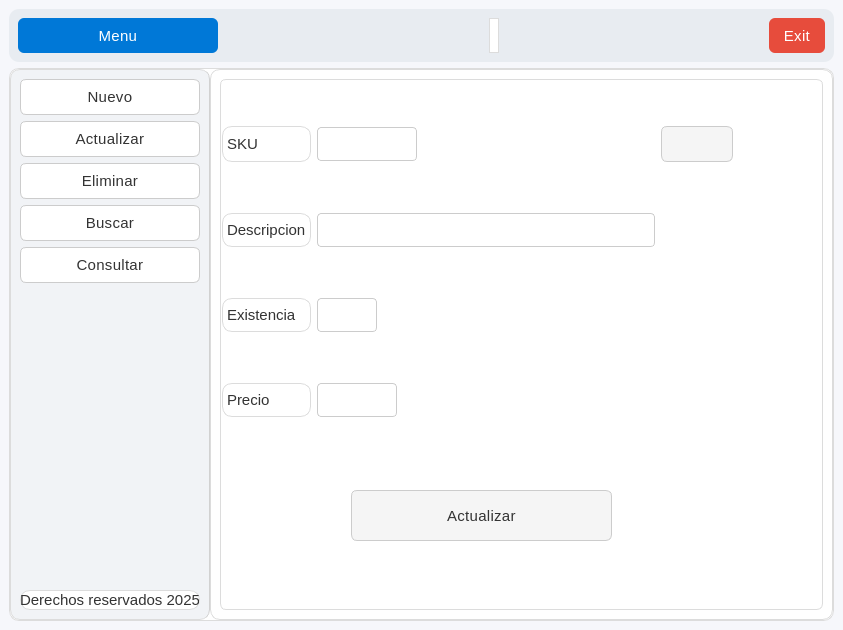
<?xml version="1.0" encoding="UTF-8"?>
<ui version="4.0">
 <class>MainWindow</class>
 <widget class="QMainWindow" name="MainWindow">
  <property name="geometry">
   <rect>
    <x>0</x>
    <y>0</y>
    <width>843</width>
    <height>630</height>
   </rect>
  </property>
  <property name="windowTitle">
   <string>MainWindow</string>
  </property>
  <property name="styleSheet">
   <string notr="true">/* === Estilo general === */
QMainWindow {
    background-color: #f6f7fb;
    color: #333333;
    font-family: &quot;Segoe UI Variable&quot;, &quot;Roboto&quot;, &quot;Open Sans&quot;, sans-serif;
    font-size: 16px;
    font-weight: 300; /* Más delgada */
}

/* === Frames === */
QFrame {
    background-color: #ffffff;
    border-radius: 10px;
    border: 1px solid #dcdcdc;
}

/* Barra superior */
#frame_superior {
    background-color: #e8ecf1;
    border: none;
}

/* Panel lateral */
#frame_lateral {
    background-color: #f1f3f6;
    border-right: 1px solid #d1d1d1;
}

/* Área principal */
#frame_paginas {
    background-color: #ffffff;
}

/* === Botones === */
QPushButton {
    background-color: #f5f5f5;
    color: #333333;
    border: 1px solid #cccccc;
    border-radius: 6px;
    padding: 8px 14px;
    font-weight: 400;
    font-size: 15px;
    letter-spacing: 0.3px;
}

QPushButton:hover {
    background-color: #0078d7;
    color: #ffffff;
    border: 1px solid #0078d7;
}

QPushButton:pressed {
    background-color: #005a9e;
    color: #ffffff;
    border: 1px solid #005a9e;
}

/* Botón principal (Menú) */
#boton_menu {
    background-color: #0078d7;
    color: white;
    border: none;
    font-weight: 400;
}
#boton_menu:hover {
    background-color: #006cbe;
}
#boton_menu:pressed {
    background-color: #005a9e;
}

/* Botón salir */
#boton_salir {
    background-color: #e74c3c;
    color: white;
    border: none;
}
#boton_salir:hover {
    background-color: #c0392b;
}
#boton_salir:pressed {
    background-color: #a93226;
}

/* === Campos de texto === */
QLineEdit {
    background-color: #ffffff;
    color: #333333;
    border: 1px solid #cccccc;
    border-radius: 4px;
    padding: 6px 8px;
    font-size: 15px;
    font-weight: 300;
}

QLineEdit:focus {
    border: 1px solid #0078d7;
    background-color: #f9fcff;
}

/* === Labels === */
QLabel {
    color: #333333;
    font-weight: 300;
    font-size: 15px;
}

/* Label inferior o secundario */
#label {
    color: #666666;
    font-size: 13px;
    font-style: italic;
}

/* === Stacked Widget === */
QStackedWidget {
    background-color: #ffffff;
    border: 1px solid #dcdcdc;
    border-radius: 6px;
}

/* === Scrollbars === */
QScrollBar:vertical {
    border: none;
    background: #f0f0f0;
    width: 10px;
    border-radius: 4px;
}
QScrollBar::handle:vertical {
    background: #cccccc;
    min-height: 20px;
    border-radius: 4px;
}
QScrollBar::handle:vertical:hover {
    background: #0078d7;
}
QScrollBar::add-line:vertical,
QScrollBar::sub-line:vertical {
    height: 0;
}

/* === Layouts === */
QVBoxLayout, QHBoxLayout {
    spacing: 10px;
}

/* === Botones laterales === */
#boton_agregar, #boton_buscar, #boton_actualizar, #boton_eliminar, #boton_consultar {
    background-color: #ffffff;
    border: 1px solid #cccccc;
    color: #333333;
    font-weight: 400;
    font-size: 15px;
}

#boton_agregar:hover, 
#boton_buscar:hover, 
#boton_actualizar:hover, 
#boton_eliminar:hover,
#boton_consultar:hover {
    background-color: #e8f0fe;
    border: 1px solid #0078d7;
    color: #0078d7;
}

#boton_agregar:pressed, 
#boton_buscar:pressed, 
#boton_actualizar:pressed, 
#boton_eliminar:pressed ,
#boton_consultar:pressed{
    background-color: #cce0ff;
}

/* === Tooltips === */
QToolTip {
    background-color: #ffffff;
    color: #333333;
    border: 1px solid #0078d7;
    padding: 6px;
    border-radius: 4px;
    font-size: 14px;
}</string>
  </property>
  <widget class="QWidget" name="centralwidget">
   <layout class="QVBoxLayout" name="verticalLayout">
    <item>
     <widget class="QFrame" name="frame_superior">
      <property name="minimumSize">
       <size>
        <width>50</width>
        <height>50</height>
       </size>
      </property>
      <property name="frameShape">
       <enum>QFrame::StyledPanel</enum>
      </property>
      <property name="frameShadow">
       <enum>QFrame::Raised</enum>
      </property>
      <layout class="QHBoxLayout" name="horizontalLayout">
       <item>
        <widget class="QPushButton" name="boton_menu">
         <property name="minimumSize">
          <size>
           <width>200</width>
           <height>35</height>
          </size>
         </property>
         <property name="text">
          <string>Menu</string>
         </property>
         <property name="icon">
          <iconset>
           <normaloff>../resources/imagenes/boton_menu.png</normaloff>../resources/imagenes/boton_menu.png</iconset>
         </property>
         <property name="iconSize">
          <size>
           <width>32</width>
           <height>32</height>
          </size>
         </property>
        </widget>
       </item>
       <item>
        <spacer name="horizontalSpacer">
         <property name="orientation">
          <enum>Qt::Horizontal</enum>
         </property>
         <property name="sizeHint" stdset="0">
          <size>
           <width>195</width>
           <height>20</height>
          </size>
         </property>
        </spacer>
       </item>
       <item>
        <widget class="QLabel" name="label">
         <property name="text">
          <string/>
         </property>
        </widget>
       </item>
       <item>
        <spacer name="horizontalSpacer_2">
         <property name="orientation">
          <enum>Qt::Horizontal</enum>
         </property>
         <property name="sizeHint" stdset="0">
          <size>
           <width>195</width>
           <height>20</height>
          </size>
         </property>
        </spacer>
       </item>
       <item>
        <widget class="QPushButton" name="boton_salir">
         <property name="minimumSize">
          <size>
           <width>0</width>
           <height>35</height>
          </size>
         </property>
         <property name="text">
          <string>Exit</string>
         </property>
         <property name="icon">
          <iconset>
           <normaloff>../resources/imagenes/salir.png</normaloff>../resources/imagenes/salir.png</iconset>
         </property>
         <property name="iconSize">
          <size>
           <width>32</width>
           <height>32</height>
          </size>
         </property>
        </widget>
       </item>
      </layout>
     </widget>
    </item>
    <item>
     <widget class="QFrame" name="frame_central">
      <property name="frameShape">
       <enum>QFrame::StyledPanel</enum>
      </property>
      <property name="frameShadow">
       <enum>QFrame::Raised</enum>
      </property>
      <layout class="QHBoxLayout" name="horizontalLayout_2">
       <property name="spacing">
        <number>0</number>
       </property>
       <property name="leftMargin">
        <number>0</number>
       </property>
       <property name="topMargin">
        <number>0</number>
       </property>
       <property name="rightMargin">
        <number>0</number>
       </property>
       <property name="bottomMargin">
        <number>0</number>
       </property>
       <item>
        <widget class="QFrame" name="frame_lateral">
         <property name="minimumSize">
          <size>
           <width>200</width>
           <height>0</height>
          </size>
         </property>
         <property name="maximumSize">
          <size>
           <width>0</width>
           <height>16777215</height>
          </size>
         </property>
         <property name="frameShape">
          <enum>QFrame::StyledPanel</enum>
         </property>
         <property name="frameShadow">
          <enum>QFrame::Raised</enum>
         </property>
         <layout class="QVBoxLayout" name="verticalLayout_2">
          <item>
           <widget class="QPushButton" name="boton_agregar">
            <property name="text">
             <string>Nuevo</string>
            </property>
            <property name="icon">
             <iconset>
              <normaloff>../resources/imagenes/boton_agregar.png</normaloff>../resources/imagenes/boton_agregar.png</iconset>
            </property>
            <property name="iconSize">
             <size>
              <width>32</width>
              <height>32</height>
             </size>
            </property>
           </widget>
          </item>
          <item>
           <widget class="QPushButton" name="boton_actualizar">
            <property name="text">
             <string>Actualizar</string>
            </property>
            <property name="icon">
             <iconset>
              <normaloff>../resources/imagenes/boton_modificar.png</normaloff>../resources/imagenes/boton_modificar.png</iconset>
            </property>
            <property name="iconSize">
             <size>
              <width>32</width>
              <height>32</height>
             </size>
            </property>
           </widget>
          </item>
          <item>
           <widget class="QPushButton" name="boton_eliminar">
            <property name="text">
             <string>Eliminar</string>
            </property>
            <property name="icon">
             <iconset>
              <normaloff>../resources/imagenes/boton_eliminar.png</normaloff>../resources/imagenes/boton_eliminar.png</iconset>
            </property>
            <property name="iconSize">
             <size>
              <width>32</width>
              <height>32</height>
             </size>
            </property>
           </widget>
          </item>
          <item>
           <widget class="QPushButton" name="boton_buscar">
            <property name="text">
             <string>Buscar</string>
            </property>
            <property name="icon">
             <iconset>
              <normaloff>../resources/imagenes/BUSCAR.png</normaloff>../resources/imagenes/BUSCAR.png</iconset>
            </property>
            <property name="iconSize">
             <size>
              <width>32</width>
              <height>32</height>
             </size>
            </property>
           </widget>
          </item>
          <item>
           <widget class="QPushButton" name="boton_consultar">
            <property name="text">
             <string>Consultar</string>
            </property>
            <property name="icon">
             <iconset>
              <normaloff>../resources/imagenes/boton_consultar.png</normaloff>../resources/imagenes/boton_consultar.png</iconset>
            </property>
            <property name="iconSize">
             <size>
              <width>32</width>
              <height>32</height>
             </size>
            </property>
           </widget>
          </item>
          <item>
           <spacer name="verticalSpacer">
            <property name="orientation">
             <enum>Qt::Vertical</enum>
            </property>
            <property name="sizeHint" stdset="0">
             <size>
              <width>20</width>
              <height>216</height>
             </size>
            </property>
           </spacer>
          </item>
          <item>
           <widget class="QLabel" name="label_mensaje">
            <property name="text">
             <string>Derechos reservados 2025</string>
            </property>
            <property name="alignment">
             <set>Qt::AlignCenter</set>
            </property>
           </widget>
          </item>
         </layout>
        </widget>
       </item>
       <item>
        <widget class="QFrame" name="frame_paginas">
         <property name="frameShape">
          <enum>QFrame::StyledPanel</enum>
         </property>
         <property name="frameShadow">
          <enum>QFrame::Raised</enum>
         </property>
         <layout class="QVBoxLayout" name="verticalLayout_3">
          <item>
           <widget class="QStackedWidget" name="stackedWidget">
            <property name="currentIndex">
             <number>4</number>
            </property>
            <widget class="QWidget" name="page_agregar">
             <widget class="QPushButton" name="accion_agregar">
              <property name="geometry">
               <rect>
                <x>129</x>
                <y>409</y>
                <width>261</width>
                <height>51</height>
               </rect>
              </property>
              <property name="text">
               <string>Guardar</string>
              </property>
              <property name="icon">
               <iconset>
                <normaloff>../resources/imagenes/guardar.png</normaloff>../resources/imagenes/guardar.png</iconset>
              </property>
              <property name="iconSize">
               <size>
                <width>32</width>
                <height>320</height>
               </size>
              </property>
             </widget>
             <widget class="QWidget" name="layoutWidget">
              <property name="geometry">
               <rect>
                <x>0</x>
                <y>0</y>
                <width>511</width>
                <height>381</height>
               </rect>
              </property>
              <layout class="QGridLayout" name="gridLayout">
               <item row="0" column="0">
                <widget class="QLabel" name="label_2">
                 <property name="minimumSize">
                  <size>
                   <width>0</width>
                   <height>0</height>
                  </size>
                 </property>
                 <property name="maximumSize">
                  <size>
                   <width>16777215</width>
                   <height>16777215</height>
                  </size>
                 </property>
                 <property name="text">
                  <string>SKU</string>
                 </property>
                </widget>
               </item>
               <item row="0" column="1">
                <widget class="QLineEdit" name="sku_agregar">
                 <property name="minimumSize">
                  <size>
                   <width>100</width>
                   <height>0</height>
                  </size>
                 </property>
                 <property name="maximumSize">
                  <size>
                   <width>100</width>
                   <height>16777215</height>
                  </size>
                 </property>
                </widget>
               </item>
               <item row="1" column="0">
                <widget class="QLabel" name="label_3">
                 <property name="text">
                  <string>Descripcion</string>
                 </property>
                </widget>
               </item>
               <item row="1" column="1">
                <widget class="QLineEdit" name="descripcion_agregar"/>
               </item>
               <item row="2" column="0">
                <widget class="QLabel" name="label_4">
                 <property name="text">
                  <string>Existencia</string>
                 </property>
                </widget>
               </item>
               <item row="2" column="1">
                <widget class="QLineEdit" name="existencia_agregar">
                 <property name="minimumSize">
                  <size>
                   <width>60</width>
                   <height>0</height>
                  </size>
                 </property>
                 <property name="maximumSize">
                  <size>
                   <width>60</width>
                   <height>16777215</height>
                  </size>
                 </property>
                </widget>
               </item>
               <item row="3" column="0">
                <widget class="QLabel" name="label_5">
                 <property name="text">
                  <string>Precio</string>
                 </property>
                </widget>
               </item>
               <item row="3" column="1">
                <widget class="QLineEdit" name="precio_agregar">
                 <property name="minimumSize">
                  <size>
                   <width>80</width>
                   <height>0</height>
                  </size>
                 </property>
                 <property name="maximumSize">
                  <size>
                   <width>80</width>
                   <height>16777215</height>
                  </size>
                 </property>
                </widget>
               </item>
              </layout>
             </widget>
            </widget>
            <widget class="QWidget" name="page_eliminar">
             <widget class="QPushButton" name="accion_eliminar">
              <property name="geometry">
               <rect>
                <x>129</x>
                <y>409</y>
                <width>261</width>
                <height>51</height>
               </rect>
              </property>
              <property name="text">
               <string>Eliminar</string>
              </property>
              <property name="icon">
               <iconset>
                <normaloff>../resources/imagenes/boton_eliminar.png</normaloff>../resources/imagenes/boton_eliminar.png</iconset>
              </property>
              <property name="iconSize">
               <size>
                <width>32</width>
                <height>320</height>
               </size>
              </property>
             </widget>
             <widget class="QWidget" name="layoutWidget">
              <property name="geometry">
               <rect>
                <x>0</x>
                <y>0</y>
                <width>441</width>
                <height>361</height>
               </rect>
              </property>
              <layout class="QGridLayout" name="gridLayout_3">
               <item row="0" column="0">
                <widget class="QLabel" name="label_15">
                 <property name="minimumSize">
                  <size>
                   <width>0</width>
                   <height>0</height>
                  </size>
                 </property>
                 <property name="maximumSize">
                  <size>
                   <width>16777215</width>
                   <height>16777215</height>
                  </size>
                 </property>
                 <property name="text">
                  <string>SKU</string>
                 </property>
                </widget>
               </item>
               <item row="2" column="1">
                <widget class="QLineEdit" name="existencia_eliminar">
                 <property name="minimumSize">
                  <size>
                   <width>60</width>
                   <height>0</height>
                  </size>
                 </property>
                 <property name="maximumSize">
                  <size>
                   <width>60</width>
                   <height>16777215</height>
                  </size>
                 </property>
                </widget>
               </item>
               <item row="2" column="0">
                <widget class="QLabel" name="label_14">
                 <property name="text">
                  <string>Existencia</string>
                 </property>
                </widget>
               </item>
               <item row="1" column="1">
                <widget class="QLineEdit" name="descripcion_eliminar"/>
               </item>
               <item row="1" column="0">
                <widget class="QLabel" name="label_16">
                 <property name="text">
                  <string>Descripcion</string>
                 </property>
                </widget>
               </item>
               <item row="0" column="1">
                <widget class="QLineEdit" name="sku_eliminar">
                 <property name="minimumSize">
                  <size>
                   <width>100</width>
                   <height>0</height>
                  </size>
                 </property>
                 <property name="maximumSize">
                  <size>
                   <width>100</width>
                   <height>16777215</height>
                  </size>
                 </property>
                </widget>
               </item>
               <item row="3" column="1">
                <widget class="QLineEdit" name="precio_eliminar">
                 <property name="minimumSize">
                  <size>
                   <width>80</width>
                   <height>0</height>
                  </size>
                 </property>
                 <property name="maximumSize">
                  <size>
                   <width>80</width>
                   <height>16777215</height>
                  </size>
                 </property>
                </widget>
               </item>
               <item row="3" column="0">
                <widget class="QLabel" name="label_17">
                 <property name="text">
                  <string>Precio</string>
                 </property>
                </widget>
               </item>
               <item row="0" column="2">
                <widget class="QPushButton" name="buscar_eliminar">
                 <property name="text">
                  <string/>
                 </property>
                 <property name="icon">
                  <iconset>
                   <normaloff>../resources/imagenes/BUSCAR.png</normaloff>../resources/imagenes/BUSCAR.png</iconset>
                 </property>
                </widget>
               </item>
              </layout>
             </widget>
            </widget>
            <widget class="QWidget" name="page_buscar">
             <widget class="QWidget" name="layoutWidget_2">
              <property name="geometry">
               <rect>
                <x>0</x>
                <y>0</y>
                <width>511</width>
                <height>381</height>
               </rect>
              </property>
              <layout class="QGridLayout" name="gridLayout_5">
               <item row="0" column="0">
                <widget class="QLabel" name="label_22">
                 <property name="minimumSize">
                  <size>
                   <width>0</width>
                   <height>0</height>
                  </size>
                 </property>
                 <property name="maximumSize">
                  <size>
                   <width>16777215</width>
                   <height>16777215</height>
                  </size>
                 </property>
                 <property name="text">
                  <string>SKU</string>
                 </property>
                </widget>
               </item>
               <item row="1" column="1">
                <widget class="QLineEdit" name="descripcion_buscar"/>
               </item>
               <item row="2" column="0">
                <widget class="QLabel" name="label_24">
                 <property name="text">
                  <string>Existencia</string>
                 </property>
                </widget>
               </item>
               <item row="0" column="1">
                <widget class="QLineEdit" name="sku_buscar">
                 <property name="minimumSize">
                  <size>
                   <width>100</width>
                   <height>0</height>
                  </size>
                 </property>
                 <property name="maximumSize">
                  <size>
                   <width>100</width>
                   <height>16777215</height>
                  </size>
                 </property>
                </widget>
               </item>
               <item row="1" column="0">
                <widget class="QLabel" name="label_23">
                 <property name="text">
                  <string>Descripcion</string>
                 </property>
                </widget>
               </item>
               <item row="3" column="0">
                <widget class="QLabel" name="label_25">
                 <property name="text">
                  <string>Precio</string>
                 </property>
                </widget>
               </item>
               <item row="2" column="1">
                <widget class="QLineEdit" name="existencia_buscar">
                 <property name="minimumSize">
                  <size>
                   <width>60</width>
                   <height>0</height>
                  </size>
                 </property>
                 <property name="maximumSize">
                  <size>
                   <width>60</width>
                   <height>16777215</height>
                  </size>
                 </property>
                </widget>
               </item>
               <item row="3" column="1">
                <widget class="QLineEdit" name="precio_buscar">
                 <property name="minimumSize">
                  <size>
                   <width>80</width>
                   <height>0</height>
                  </size>
                 </property>
                 <property name="maximumSize">
                  <size>
                   <width>80</width>
                   <height>16777215</height>
                  </size>
                 </property>
                </widget>
               </item>
               <item row="0" column="2">
                <widget class="QPushButton" name="buscar_buscar">
                 <property name="text">
                  <string/>
                 </property>
                 <property name="icon">
                  <iconset>
                   <normaloff>../resources/imagenes/BUSCAR.png</normaloff>../resources/imagenes/BUSCAR.png</iconset>
                 </property>
                </widget>
               </item>
              </layout>
             </widget>
             <widget class="QPushButton" name="accion_limpiar">
              <property name="geometry">
               <rect>
                <x>129</x>
                <y>409</y>
                <width>261</width>
                <height>51</height>
               </rect>
              </property>
              <property name="text">
               <string>Limpiar</string>
              </property>
              <property name="icon">
               <iconset>
                <normaloff>../resources/imagenes/limpiar.png</normaloff>../resources/imagenes/limpiar.png</iconset>
              </property>
              <property name="iconSize">
               <size>
                <width>32</width>
                <height>320</height>
               </size>
              </property>
             </widget>
            </widget>
            <widget class="QWidget" name="page_consultar">
             <layout class="QVBoxLayout" name="verticalLayout_4">
              <item>
               <widget class="QPushButton" name="boton_refresh">
                <property name="text">
                 <string/>
                </property>
                <property name="icon">
                 <iconset>
                  <normaloff>../resources/imagenes/boton_refrescar.png</normaloff>../resources/imagenes/boton_refrescar.png</iconset>
                </property>
                <property name="iconSize">
                 <size>
                  <width>32</width>
                  <height>32</height>
                 </size>
                </property>
               </widget>
              </item>
              <item>
               <widget class="QTableWidget" name="tabla_consulta">
                <property name="styleSheet">
                 <string notr="true">/* === Tablas === */
QTableWidget {
    background-color: #ffffff;
    color: #333333;
    gridline-color: #e0e0e0;
    border: 1px solid #dcdcdc;
    border-radius: 6px;
    font-family: &quot;Segoe UI Variable&quot;, &quot;Roboto&quot;, &quot;Open Sans&quot;, sans-serif;
    font-size: 15px;
    font-weight: 300;
    selection-background-color: #e8f0fe; /* azul claro al seleccionar */
    selection-color: #0078d7;
    alternate-background-color: #f9fafc; /* filas alternadas */
}

/* Cabecera horizontal */
QHeaderView::section {
    background-color: #f1f3f6;
    color: #333333;
    border: 1px solid #dcdcdc;
    border-radius: 4px;
    font-weight: 400;
    font-size: 15px;
    padding: 8px;
}

/* Cabecera horizontal al pasar el cursor */
QHeaderView::section:hover {
    background-color: #e8ecf1;
}

/* Celdas */
QTableWidget::item {
    padding: 6px;
    border: none;
}

/* Celda seleccionada */
QTableWidget::item:selected {
    background-color: #e8f0fe;
    color: #0078d7;
}

/* Bordes del header alineados al contenido */
QHeaderView {
    border: none;
}

/* Barra de desplazamiento dentro de la tabla */
QTableCornerButton::section {
    background-color: #f1f3f6;
    border: 1px solid #dcdcdc;
}

/* Scrollbars coherentes dentro de tablas */
QTableWidget QScrollBar:vertical {
    border: none;
    background: #f0f0f0;
    width: 10px;
    border-radius: 4px;
}
QTableWidget QScrollBar::handle:vertical {
    background: #cccccc;
    min-height: 20px;
    border-radius: 4px;
}
QTableWidget QScrollBar::handle:vertical:hover {
    background: #0078d7;
}
QTableWidget QScrollBar::add-line:vertical,
QTableWidget QScrollBar::sub-line:vertical {
    height: 0;
}</string>
                </property>
                <column>
                 <property name="text">
                  <string>SKU</string>
                 </property>
                </column>
                <column>
                 <property name="text">
                  <string>Descripcion</string>
                 </property>
                </column>
                <column>
                 <property name="text">
                  <string>Existencia</string>
                 </property>
                </column>
                <column>
                 <property name="text">
                  <string>Precio</string>
                 </property>
                </column>
               </widget>
              </item>
             </layout>
            </widget>
            <widget class="QWidget" name="page_actualizar">
             <widget class="QWidget" name="layoutWidget">
              <property name="geometry">
               <rect>
                <x>1</x>
                <y>1</y>
                <width>511</width>
                <height>381</height>
               </rect>
              </property>
              <layout class="QGridLayout" name="gridLayout_2">
               <item row="0" column="0">
                <widget class="QLabel" name="label_10">
                 <property name="minimumSize">
                  <size>
                   <width>0</width>
                   <height>0</height>
                  </size>
                 </property>
                 <property name="maximumSize">
                  <size>
                   <width>16777215</width>
                   <height>16777215</height>
                  </size>
                 </property>
                 <property name="text">
                  <string>SKU</string>
                 </property>
                </widget>
               </item>
               <item row="0" column="1">
                <widget class="QLineEdit" name="sku_actualizar">
                 <property name="minimumSize">
                  <size>
                   <width>100</width>
                   <height>0</height>
                  </size>
                 </property>
                 <property name="maximumSize">
                  <size>
                   <width>100</width>
                   <height>16777215</height>
                  </size>
                 </property>
                </widget>
               </item>
               <item row="3" column="0">
                <widget class="QLabel" name="label_13">
                 <property name="text">
                  <string>Precio</string>
                 </property>
                </widget>
               </item>
               <item row="3" column="1">
                <widget class="QLineEdit" name="precio_actualizar">
                 <property name="minimumSize">
                  <size>
                   <width>80</width>
                   <height>0</height>
                  </size>
                 </property>
                 <property name="maximumSize">
                  <size>
                   <width>80</width>
                   <height>16777215</height>
                  </size>
                 </property>
                </widget>
               </item>
               <item row="1" column="0">
                <widget class="QLabel" name="label_11">
                 <property name="text">
                  <string>Descripcion</string>
                 </property>
                </widget>
               </item>
               <item row="2" column="0">
                <widget class="QLabel" name="label_12">
                 <property name="text">
                  <string>Existencia</string>
                 </property>
                </widget>
               </item>
               <item row="1" column="1">
                <widget class="QLineEdit" name="descripcion_actualizar"/>
               </item>
               <item row="2" column="1">
                <widget class="QLineEdit" name="existencia_actualizar">
                 <property name="minimumSize">
                  <size>
                   <width>60</width>
                   <height>0</height>
                  </size>
                 </property>
                 <property name="maximumSize">
                  <size>
                   <width>60</width>
                   <height>16777215</height>
                  </size>
                 </property>
                </widget>
               </item>
               <item row="0" column="2">
                <widget class="QPushButton" name="buscar_actualizar">
                 <property name="text">
                  <string/>
                 </property>
                 <property name="icon">
                  <iconset>
                   <normaloff>../resources/imagenes/BUSCAR.png</normaloff>../resources/imagenes/BUSCAR.png</iconset>
                 </property>
                </widget>
               </item>
              </layout>
             </widget>
             <widget class="QPushButton" name="accion_actualizar">
              <property name="geometry">
               <rect>
                <x>130</x>
                <y>410</y>
                <width>261</width>
                <height>51</height>
               </rect>
              </property>
              <property name="text">
               <string>Actualizar</string>
              </property>
              <property name="icon">
               <iconset>
                <normaloff>../resources/imagenes/boton_modificar.png</normaloff>../resources/imagenes/boton_modificar.png</iconset>
              </property>
              <property name="iconSize">
               <size>
                <width>32</width>
                <height>320</height>
               </size>
              </property>
             </widget>
            </widget>
           </widget>
          </item>
         </layout>
        </widget>
       </item>
      </layout>
     </widget>
    </item>
   </layout>
  </widget>
 </widget>
 <resources/>
 <connections/>
</ui>
